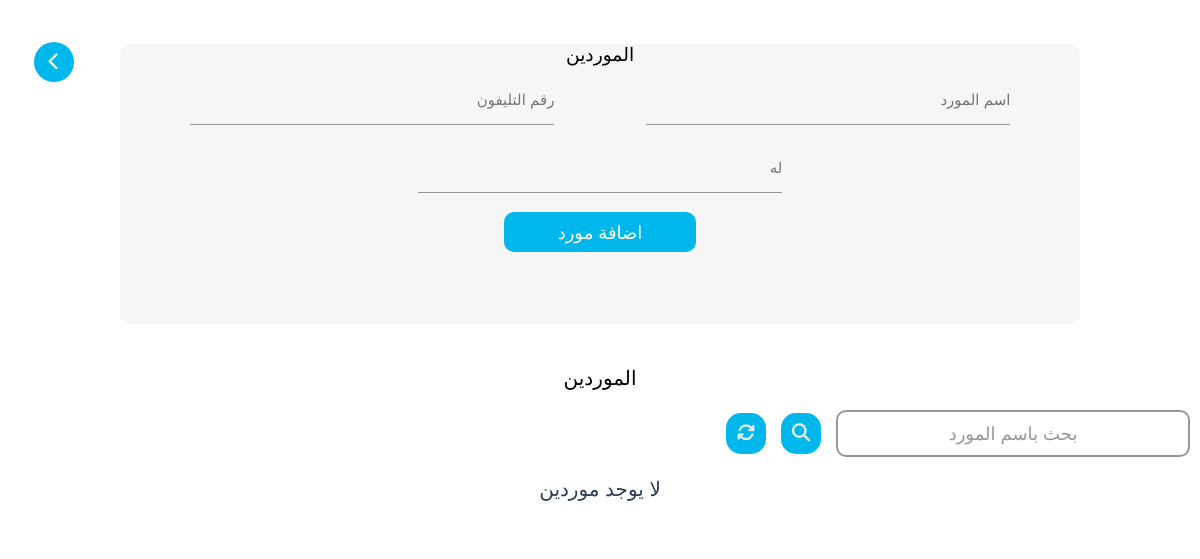
The page /suppliers (signed in) on the database as committed earlier.
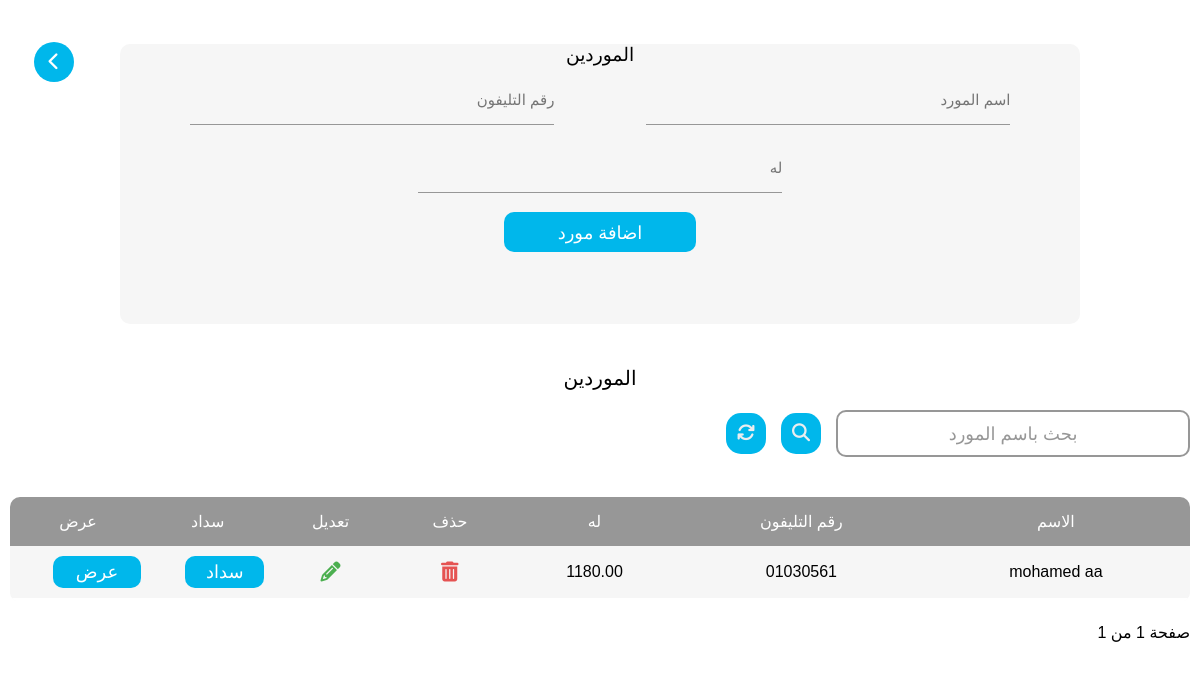
The same page on the database as committed later.
### user/models.py (models this page shows)
class Supplier(models.Model):
    name = models.CharField(max_length=100,blank=True, null=True)
    phone = models.CharField(max_length=100, blank=True, null=True)
    for_him = models.DecimalField(max_digits=15, decimal_places=2, blank=True, null=True)

### user/views.py (the view)
# urls.py: path('suppliers',views.suppliers, name='suppliers' ),
@login_required(login_url="login")
def suppliers(request):
    page = request.GET.get('page')
    supplier_list = paginate(Supplier.objects.all(), page, per_page=30)
    if "addSupplier" in request.POST:
        return _handle_add_supplier(request)
    if 'search' in request.POST:
        search_input = request.POST.get('searchInput')
        supplier_list = list(Supplier.objects.filter(Q(name__icontains=search_input)))
    return render(request, "suppliers.html", {'suppliers': supplier_list})

### user/views.py (called while the page is built)
def paginate(queryset, page, per_page=20):
    paginator = Paginator(queryset, per_page)
    try:
        return paginator.page(page)
    except PageNotAnInteger:
        return paginator.page(1)
    except EmptyPage:
        return paginator.page(paginator.num_pages)

### templates/suppliers.html (shortened to what the changed rows need)
{% load static %}
<!DOCTYPE html>
<html lang="en">
<head>
    <link rel="stylesheet" href=" {% static "css/style.css" %} ">
    <link rel="stylesheet" href=" {% static "css/all.min.css" %} ">
    <link rel="stylesheet" href=" {% static "css/fontawesome.min.css" %} ">
</head>
<body>
    <div class="backcon">
        <div class="leftcon" style="width: 100%;">
            <div class="status">
                <h2>الموردين</h2>
                <div style="width: 100%; overflow: scroll; height: fit-content;">
            {% if suppliers %}
                    <table class="sellstable">
                        <thead>
                            <tr>
                                <th>الاسم</th>
                                <th>رقم التليفون</th>
                                <th> له</th>
                                <th>حذف</th>
                                <th>تعديل</th>
                                <th>سداد</th>
                                <th>عرض</th>
                            </tr>
                        </thead>
                        <tbody>
                            {% for supplier in suppliers %}
                            <tr>
                                <td>{{supplier.name}}</td>
                                <td>{{supplier.phone}}</td>
                                <td>{{supplier.for_him}}</td>
                                <td><button class="sellsdel" id="sellsdel" metadata='
                                    <form method="post" action="{% url "supplierDelete" supplier.id %}" style="width: 100%;display: flex;align-items: center;justify-content: center;flex-direction: column;">
                                        {% csrf_token %}
                                        <div class="addsell" style="padding: 20px;flex-direction:column;">
                                            <h3 style="color:#3D4B64;">حذف المورد</h3>
                                            <h3 style="color:#FF0000;">"حذف المورد سيؤدى الى حذف جميع المتعلقات بها"</h3>
                                            <br>
                                            <i class="fa-regular fa-trash-can" style="color: #ff3333;font-size: 100px;"></i>
                                            <br>
                                        </div>
                                        <button name="supplierDelete" class="sellbtn">حذف</button>
                                    </form>
                                    '><i class="fa-solid fa-trash-can"></i></button></td>
                                    <td><button class="sellsup" id="sellsup" metadata='
                                    <form method="post" action="{% url "supplierUpdate" supplier.id %}" style="width: 100%;display: flex;align-items: center;justify-content: center;flex-direction: column;">
                                        {% csrf_token %}
                                        <h3 style="color:#3D4B64;">تعديل مورد</h3>
                                        <div class="addsell"style="width: 100%;display: flex;align-items: center;justify-content: center;flex-direction: row;">
                                        <div class="wraper" style="width: 20%;">
                                                <div class="second">
                                                    <input value="{{supplier.name}}"  name="name" type="text" id="search_bar" class="search_bar" required>
                                                <span>الاسم</span>
                                            </div>
                                        </div>
                                        <div class="wraper" style="width: 20%;">
                                            <div class="second">
                                                <input value="{{supplier.phone}}"  name="phone" type="number" id="search_bar" class="search_bar" >
                                                <span>رقم التليفون</span>
                                            </div>
                                        </div>
                                        <div class="wraper" style="width: 20%;">
                                            <div class="second">
                                                <input value="{{supplier.for_him}}"  min="0" name="for_him" type="number" id="search_bar" class="search_bar" required>
                                                <span>له</span>
                                            </div>
                                        </div>
                                    </div>
                                    <button name="supplierUpdate" class="sellbtn">تعديل</button>
                                </form>
                                '><i class="fa-solid fa-pencil"></i></button></td>
                                <td><button class="sellprod" id="sellsup"  metadata='
                                    <form method="POST" action="{% url "supplierpay" supplier.id %}"style="width: 100%;display: flex;align-items: center;justify-content: center;flex-direction: column;">
                                        {% csrf_token %}
                                        <h3 style="color:#3D4B64;">سداد ديون</h3>
                                        <div class="addsell" style="width: 100%;display: flex;align-items: center;justify-content: center;flex-direction: row;">
                                            <div class="wraper" style="width: 20%;">
                                                <div class="second">
                                                    <input value="{{supplier.name}}"  name="name" type="text" id="search_bar" class="search_bar" readonly>
                                                <span>الاسم</span>
                                            </div>
                                        </div>
                                        <div class="wraper" style="width: 20%;">
                                            <div class="second">
                                                <input value="{{supplier.for_him}}"  min="0" type="number" id="search_bar" class="search_bar" readonly>
                                                <span>له</span>
                                            </div>
                                        </div>
                                        <div class="wraper" style="width: 20%;">
                                            <div class="second">
                                                <input name="paid" type="number" id="search_bar" class="search_bar" >
                                                <span>المبلغ</span>
                                            </div>
                                        </div>
                                    </div>
                                    <button name="supplierPaid" class="sellbtn">تسديد</button>
                                </form>
                                '>سداد</button></td>
                                <td><a  href="" class="sellprod" style="text-decoration: none;">عرض</a></td>
                            </tr>
                            {% endfor %}
                        </tbody>
                        </table>
                        <div class="btnnav">
                            <div>
                                <p>صفحة {{ suppliers.number }} من {{ suppliers.paginator.num_pages }}</p>
                            </div>
                        </div>
                        {% else %}
                        <h2 style="width: 100%;text-align: center;color: #303C54;margin-bottom: 20px;">لا يوجد موردين</h2>
                        {% endif %}
                    </div>
            </div>
            </div>
    </div>
</body>
</html>

Rows that differ between the two databases and show on the page:
added Supplier: name "mohamed aa", phone "01030561", for_him "1180.00"
Other text that changed with them:
{{ suppliers.paginator.num_pages }}: (not shown) → "1"
text no longer shown: "لا يوجد موردين"
text now shown: "الاسم رقم التليفون له حذف تعديل سداد عرض صفحة من"
